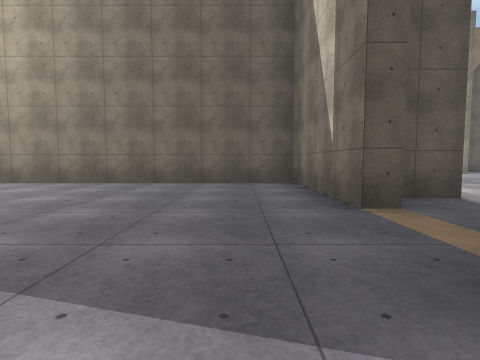
View 1 (above)

22 first-person views from a walk through a 3-D level made in the Unity game engine. The camera is 1.2 m above the floor, tilts 4° down and sees 80° across. The floor is counted in squares, 2 m on a side. Each view is taken from the middle of a square. On the plan, view 1 faces up. The plan holds only what a view shows up to about 9 squares ahead; the rest is blank. The place goes on beyond the plan. Surface patterns are stand-ins for the level's own textures.

View 2
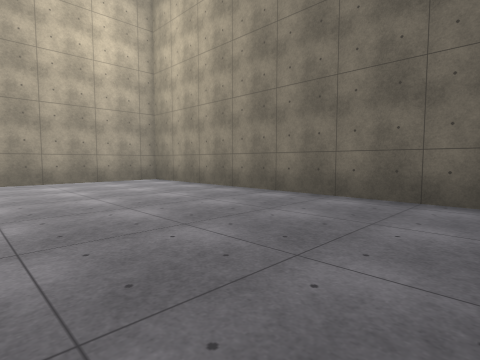

View 3
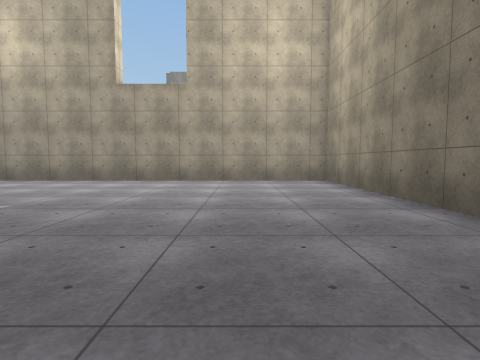

View 4
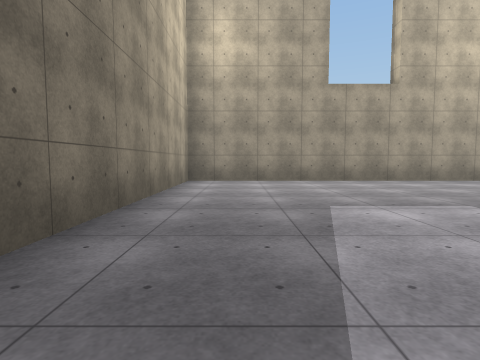

View 5
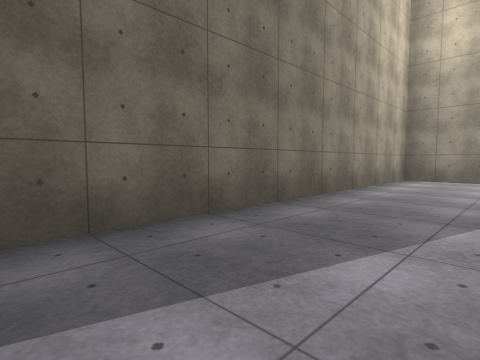

View 6
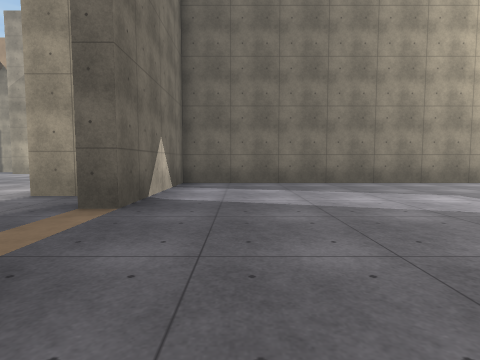

View 7
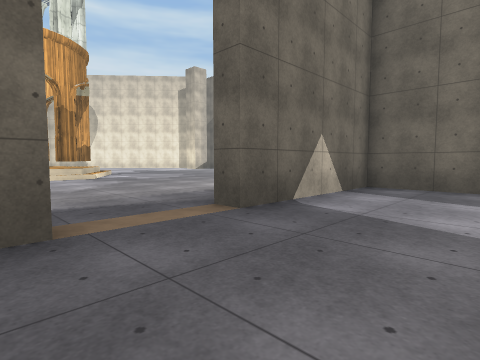

View 8
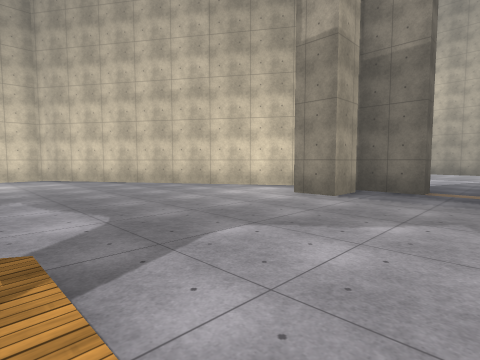

View 9
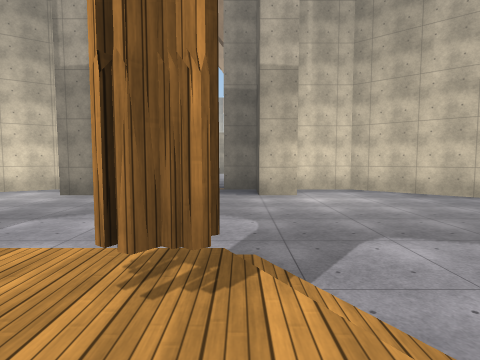

View 10
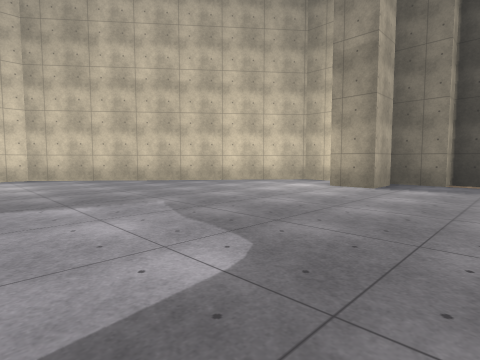

View 11
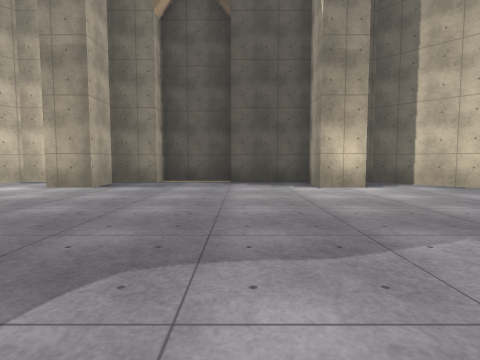

View 12
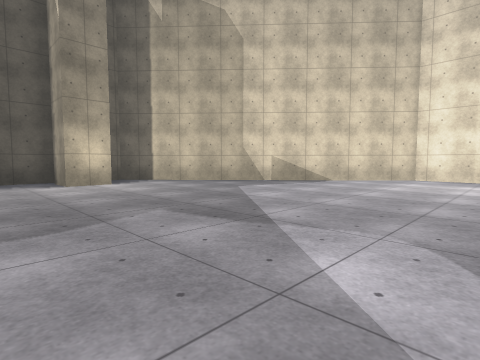

View 13
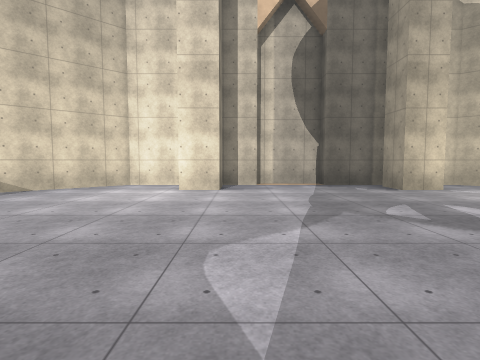

View 14
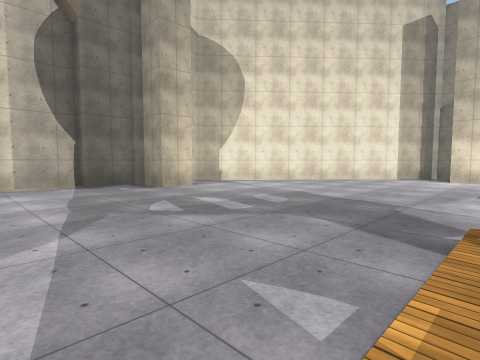

View 15
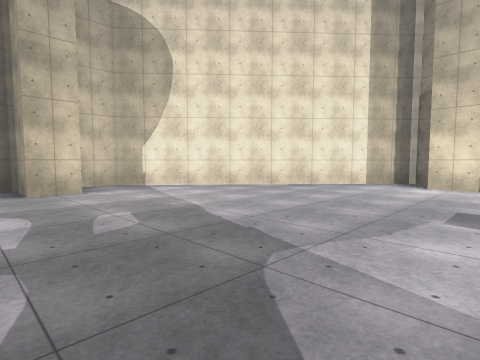

View 16
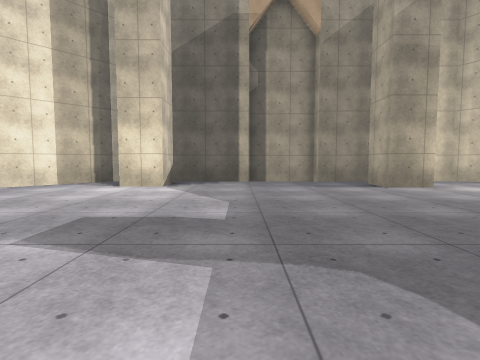

View 17
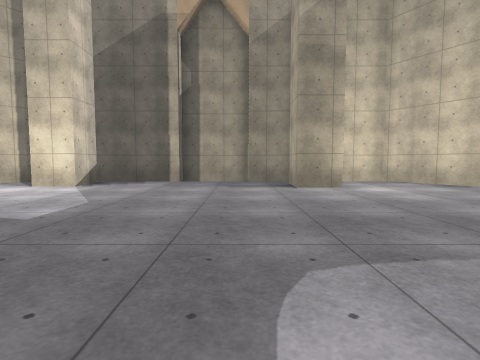

View 18
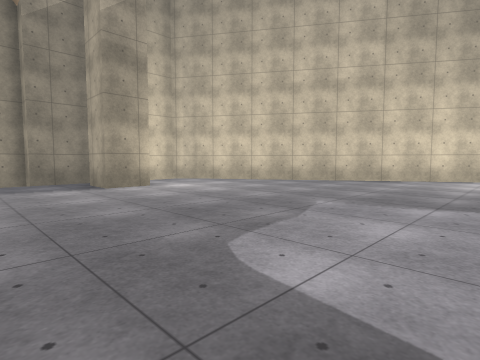

View 19
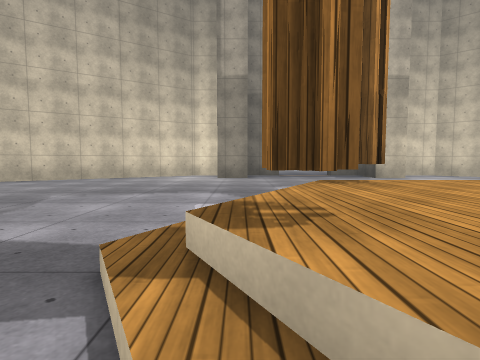

View 20
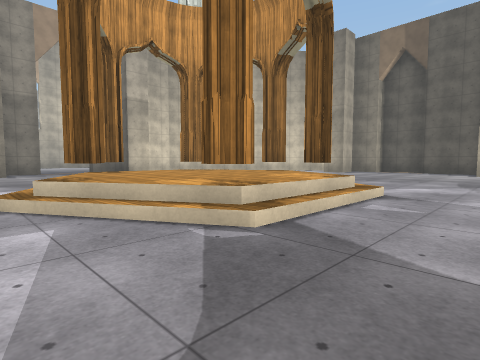

View 21
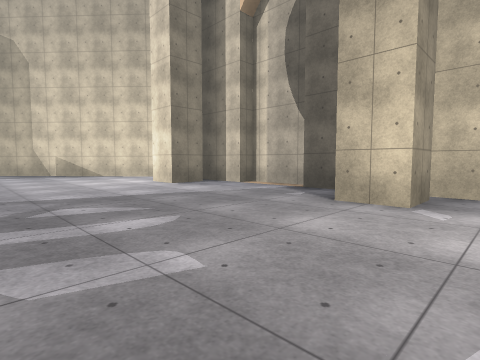

View 22
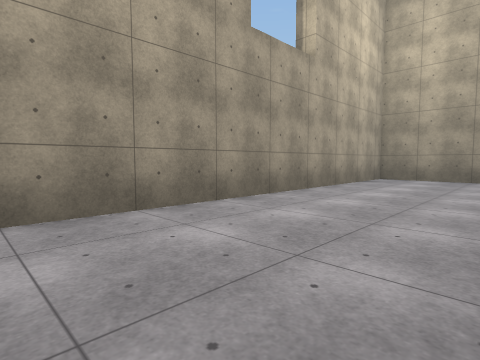

### Floor plan
Key: @ floor where view 1 was taken; # wall or solid block; . main floor; : floor 0.75 m higher than the main floor; / step, stairs or slope.
Columns run from 9 left of view 1 to 23 right of it. Each row starts with its distance up from view 1.
 15                    ####
 14                #####..######
 13               ##..#.....#..##
 12               #.............#
 11              ##.............##
 10             ##...............##
  9            ##.................##
  8 ############...................##
  7 #..........#....................#
  6 #..........#....................#
  5 #..........##....../#//........##
  4 #..........#....../#::#/........#
  3 #................./::::/........#
  2 #................./::::/........#
  1 #..........#....../#::#/........#
  0 #........@.##....../#//.......###
 -1 #..........#..................###
 -2 #..........#....................#
 -3 ############...................##
 -4            ##.................##
 -5             ##................#
 -6              #...............##
 -7              ##.............##
 -8               ##..#.....#..##
 -9                ######.######
-10                     ###

Where each view was taken, in squares from view 1:
view 1: 0 up, 0 right, facing up
view 2: 3 up, 0 right, facing up-left
view 3: 5 up, 0 right, facing left
view 4: 1 down, 0 right, facing left
view 5: 0 up, 1 right, facing down-left
view 6: 5 up, 0 right, facing down
view 7: 4 up, 1 left, facing down-right
view 8: 3 up, 9 right, facing down-left
view 9: 4 up, 11 right, facing left
view 10: 6 up, 12 right, facing up-left
view 11: 6 up, 13 right, facing up
view 12: 5 up, 13 right, facing up-right
view 13: 4 up, 14 right, facing right
view 14: 4 up, 14 right, facing down-right
view 15: 1 up, 14 right, facing down-right
view 16: 1 down, 13 right, facing down
view 17: 1 down, 11 right, facing down
view 18: 1 down, 12 right, facing down-left
view 19: 0 up, 13 right, facing left
view 20: 1 down, 16 right, facing up-left
view 21: 2 down, 17 right, facing up-right
view 22: 2 down, 5 left, facing up-left
